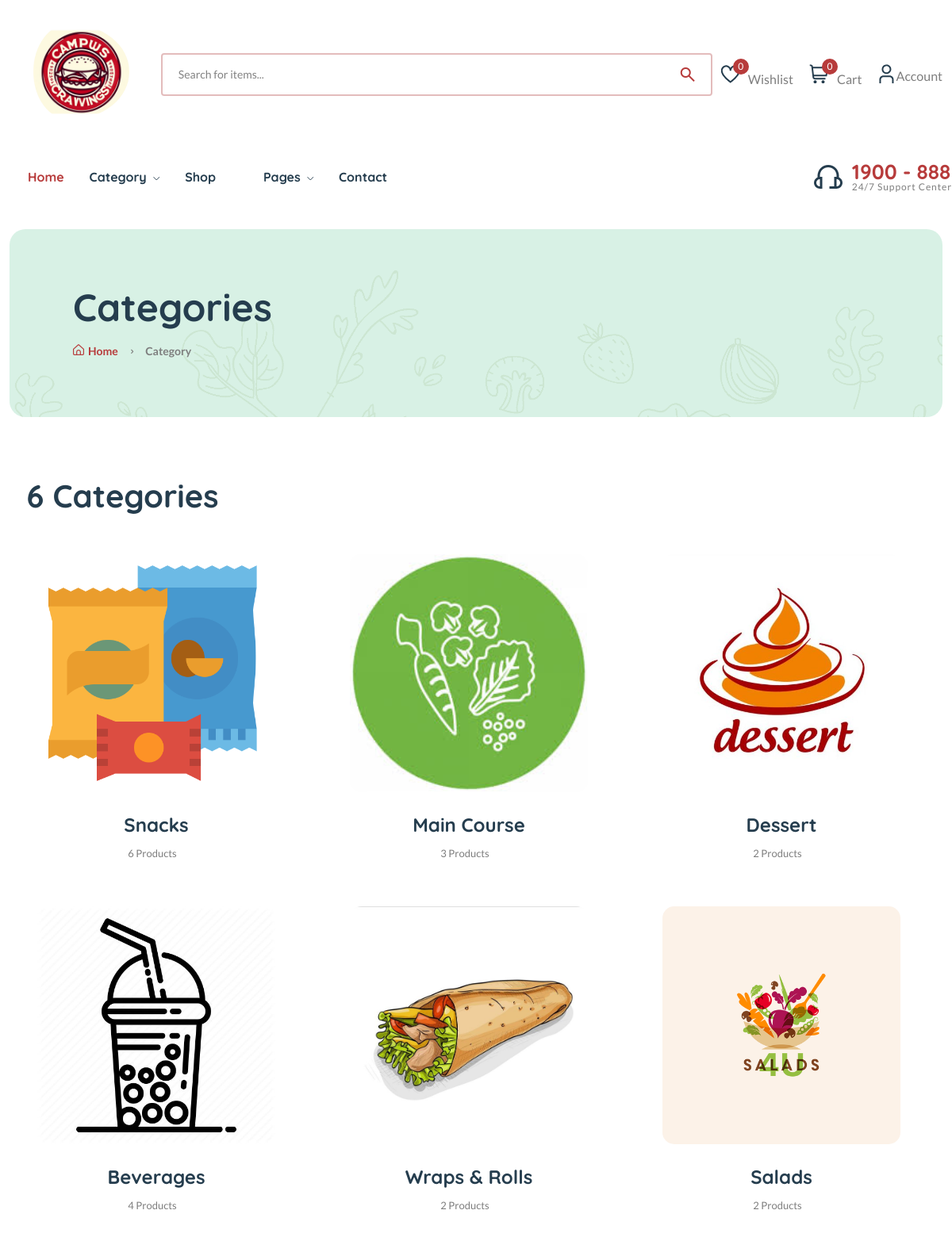
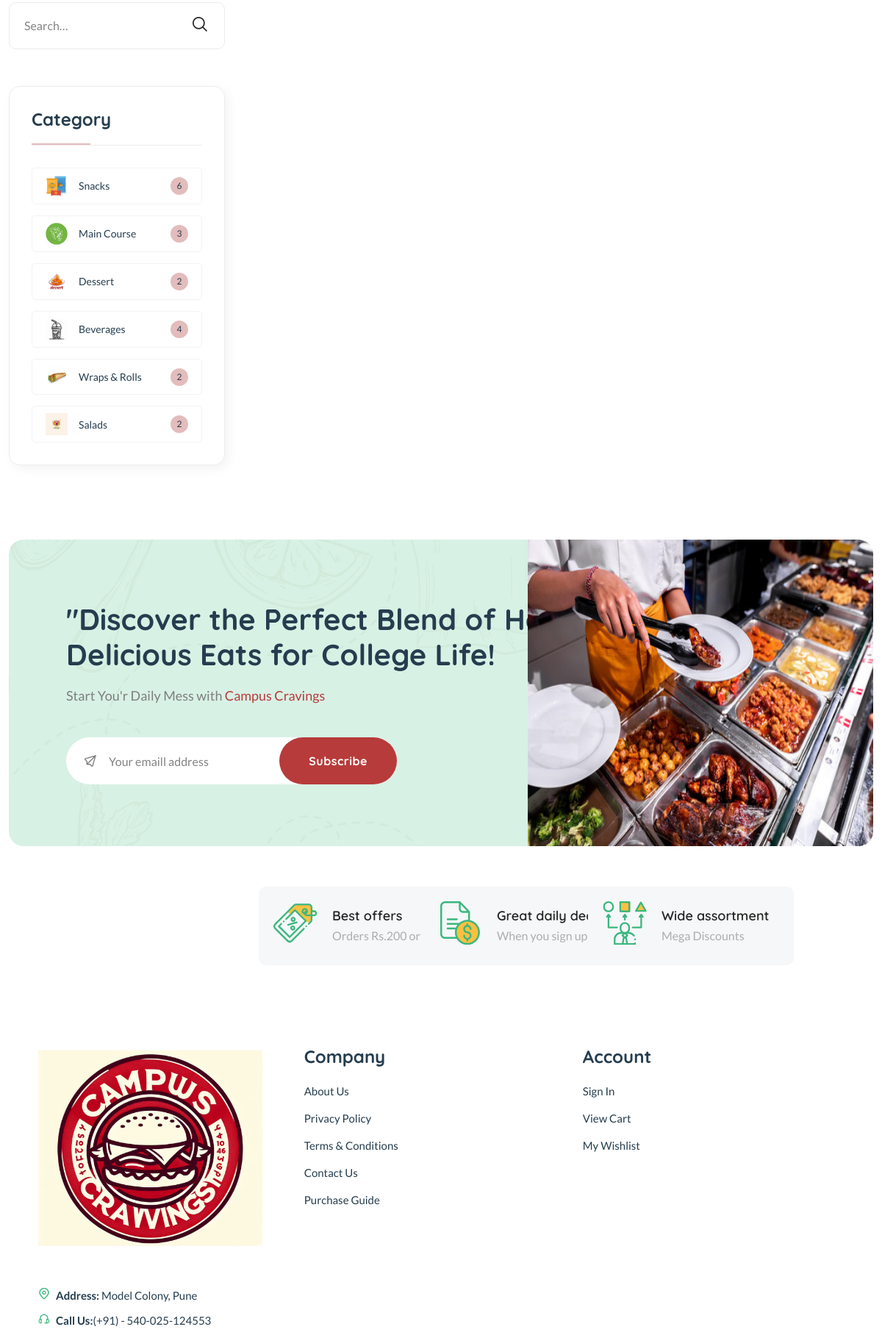
The page /category/ (upper part) on the database its author committed (2 pictures, top to bottom).
### core/models.py (models this page shows, shortened)
class Category(models.Model):
    cid = ShortUUIDField(unique=True, length=10, max_length=20,
                         prefix="cc", alphabet="abcdefgh12345")
    title = models.CharField(max_length=100, default="Food")
    image = models.ImageField(upload_to="category", default="category.jpg")
    class Meta:
        verbose_name_plural = "Categories"

### core/views.py (the view)
# urls.py: path("category/", category_list_view, name="category-list"),
def category_list_view(request):
    categories = Category.objects.all()
    context = {
        "categories":categories
    }
    return render(request, 'core/category-list.html', context)

### core/context_processor.py (called while the page is built)
def default(request):
    categories = Category.objects.all()
    if request.user.is_authenticated:
        try:
            wishlist = wishlist_model.objects.filter(user=request.user)
        except:
            messages.warning(request, "You need to login before accessing your wishlist.")
            wishlist = 0
    else:
        wishlist = 0
    return {
        'categories':categories,
        'wishlist':wishlist,
    }

### templates/core/category-list.html (shortened to what this page needs)
{% extends 'partials/base.html' %}
{% load static %}
{% block content %}
    <main class="main">
        <div class="page-header mt-30 mb-75">
            <div class="container">
                <div class="archive-header">
                    <div class="row align-items-center">
                        <div class="col-xl-3">
                            <h1 class="mb-15">Categories</h1>
                            <div class="breadcrumb">
                                <a href="/" rel="nofollow"><i class="fi-rs-home mr-5"></i>Home</a>
                                <span></span> Category
                            </div>
                        </div>
                    </div>
                </div>
            </div>
        </div>
        <div class="page-content mb-50">
            <div class="container">
                <div class="row">
                    <div class="col-lg-9">
                        <div class="shop-product-fillter mb-50 pr-30">
                            <div class="totall-product">
                                <h2>
                                    {{categories.count}} Categories
                                </h2>
                            </div>
                        </div>
                        </div>
                        <div class="loop-grid pr-30">
                            <div class="row">
                                {% for c in categories %}
                                <article class="col-xl-4 col-lg-6 col-md-6 text-center hover-up mb-30 animated">
                                    <div class="post-thumb">
                                        <a href="{% url 'core:category-product-list' c.cid %}">
                                            <img style="height: 300px; width: 300px; object-fit: cover;" class="border-radius-15" src="{{c.image.url}}" alt="" />
                                        </a>
                                    </div>
                                    <div class="entry-content-2">
                                        <h4 class="post-title mb-15">
                                            <a href="{% url 'core:category-product-list' c.cid %}">{{ c.title }}</a>
                                        </h4>
                                        <div class="entry-meta font-xs color-grey mt-10 pb-10">
                                            <div>
                                                <span class="hit-count mr-10">{{c.category.count}} Product{{c.category.count|pluralize}}</span>
                                            </div>
                                        </div>
                                    </div>
                                </article>
                                {% endfor %}
                            </div>
                        </div>
                    </div>
                    <div class="col-lg-3 primary-sidebar sticky-sidebar">
                        <div class="widget-area">
                            <div class="sidebar-widget-2 widget_search mb-50">
                                <div class="search-form">
                                    <form action="#">
                                        <input type="text" placeholder="Search…" />
                                        <button type="submit"><i class="fi-rs-search"></i></button>
                                    </form>
                                </div>
                            </div>
                            <div class="sidebar-widget widget-category-2 mb-50">
                                <h5 class="section-title style-1 mb-30">Category</h5>
                                <ul>
                                    {% for c in categories %}
                                    <li>
                                        <a href="{% url 'core:category-product-list' c.cid %}"> <img src="{{c.image.url}}" alt="" />{{c.title}}</a><span class="count">{{c.category.count}}</span>
                                    </li>
                                    {% endfor %}
                                </ul>
                            </div>
                        </div>
                    </div>
                </div>
            </div>
    </main>
{% endblock content %}

### rows shown on the page
Category: image (picture), title "Snacks", category.count "6"
Category: image (picture), title "Main Course", category.count "3"
Category: image (picture), title "Dessert", category.count "2"
Category: image (picture), title "Beverages", category.count "4"
Category: image (picture), title "Wraps & Rolls", category.count "2"
Category: image (picture), title "Salads", category.count "2"

### other values the page prints
{{ request.session.cart_data_obj|length }} "0"
{{ categories.count }} "6"
